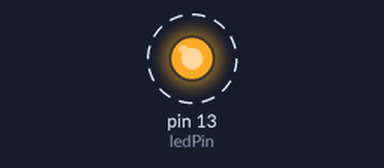
Recording of a sketch running on a simulated Arduino Uno, built with avr-gcc and run on an emulated ATmega328P. Shown: output pins drawn as LEDs (lit = HIGH). Dashed ring = blinking.

Above: at 0.5 s.
Timing chart, 0 to 4.6 s (numbered marks = the images above):
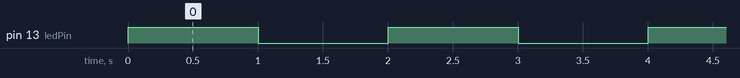

Measured:
- by itself, pin 13 (ledPin): alternates HIGH for 1.0 s and LOW for 1.0 s

The sketch:

Lesson_1_Blink_a_LED.ino
```cpp
// Turns an LED on and off every 2 seconds

int ledPin = 13;
int oneSecond = 1000;   // one second in ms

void setup() {
  // Outputting a signal to the LED
  pinMode(ledPin, OUTPUT);
}

void loop() {
  // Turning the LED on (writing HIGH or 1)
  digitalWrite(ledPin, HIGH);
  // Waiting one second
  delay(oneSecond);
  // Turning the LED off (writing LOW or 0)
  digitalWrite(ledPin, LOW);
  // Waiting one second
  delay(oneSecond);
}
```
